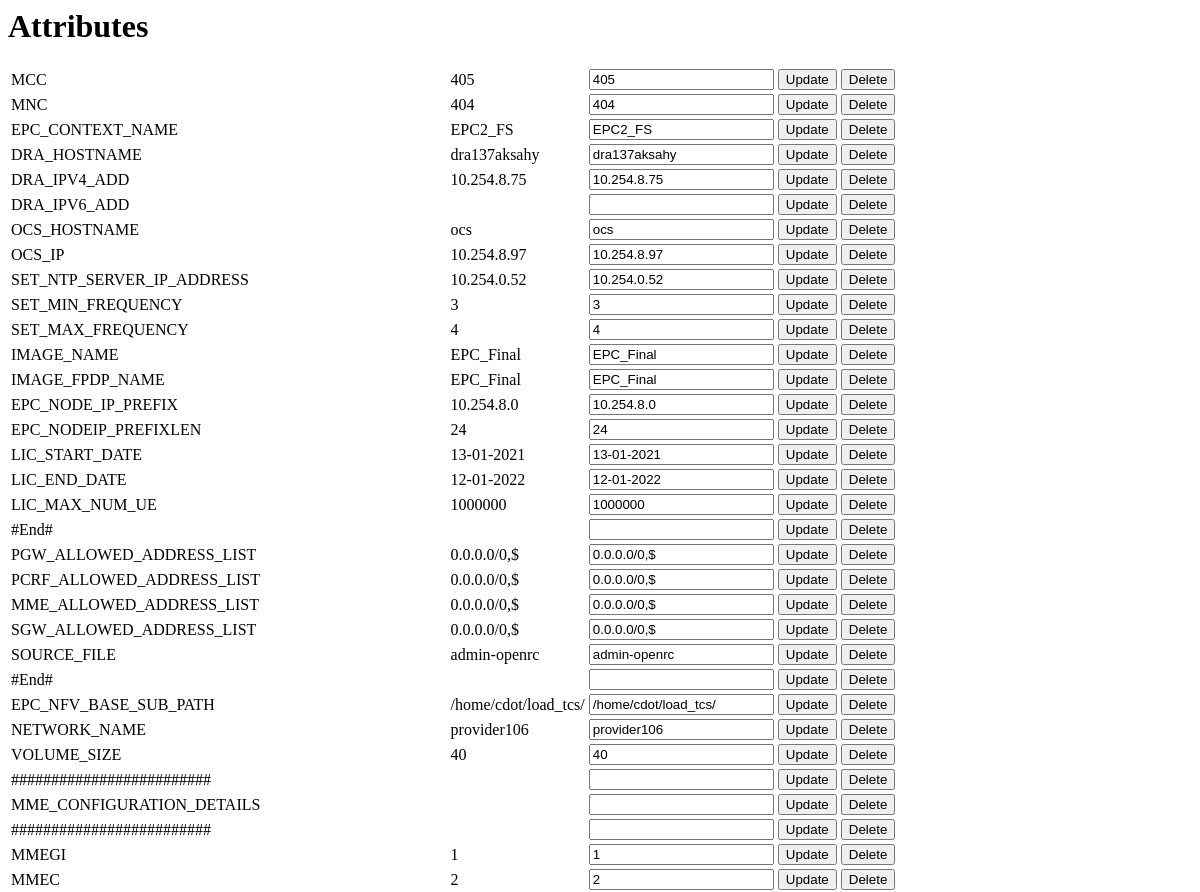
Before: / (upper part) with the older database file.
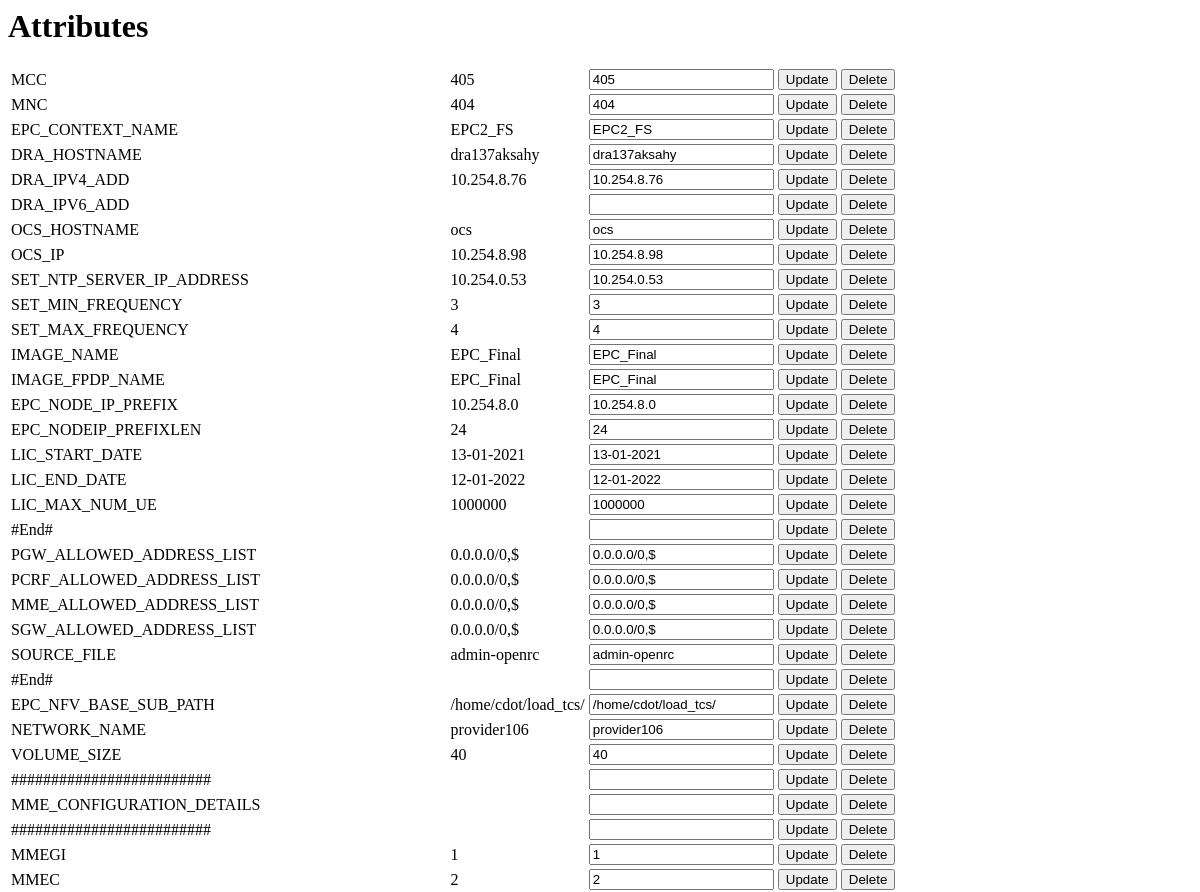
After: the same page with the newer database file.
### bookmanager.py (models this page shows, shortened)
class EPC(db.Model):
    id = db.Column(db.Integer, primary_key=True)
    AttName = db.Column(db.String(80), nullable=False)
    AttValue = db.Column(db.String(80),nullable=True)

### bookmanager.py (the view, shortened to what this page needs)
@app.route('/', methods=["GET", "POST"])
def home():
    epc = None
    epcs = EPC.query.all()
    return render_template("home.html", epcs=epcs)

### templates/home.html (shortened to what this page needs)
<html>
  <body>
    <h1>Attributes</h1>
    <table>
      {% for epc in epcs %}
        <tr>
          <td>
            {{epc.AttName}}
          </td>
           <td>
            {{epc.AttValue}}
          </td>
          <td>
            <form method="POST" action="./update" style="display: inline">
              <input type="text" value="{{epc.AttValue}}" name="newAttValue">
              <input type="submit" value="Update">
            </form>
          </td>
          <td>
            <form method="POST" action="./delete" style="display: inline">
              <input type="submit" value="Delete">
            </form>
          </td>
        </tr>
      {% endfor %}
    </table>
  </body>
</html>

Changed rows visible on the page:
changed EPC "DRA_IPV4_ADD": AttValue "10.254.8.75" → "10.254.8.76"; newAttValue "10.254.8.75" → "10.254.8.76"
changed EPC "OCS_IP": AttValue "10.254.8.97" → "10.254.8.98"; newAttValue "10.254.8.97" → "10.254.8.98"
changed EPC "SET_NTP_SERVER_IP_ADDRESS": AttValue "10.254.0.52" → "10.254.0.53"; newAttValue "10.254.0.52" → "10.254.0.53"
